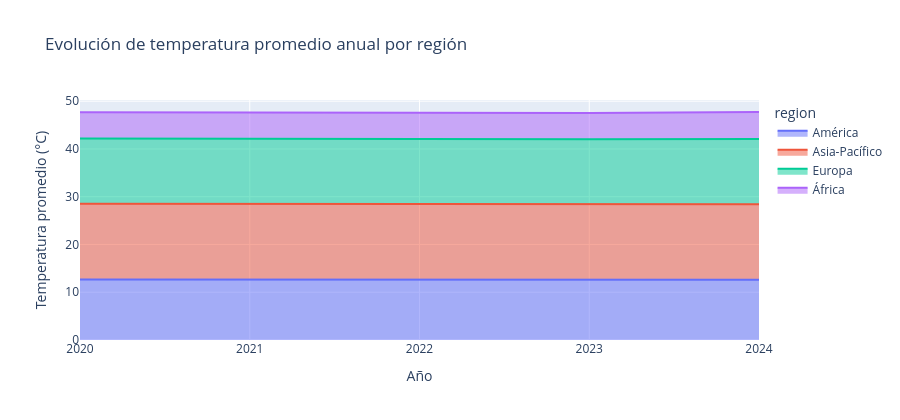

Here is the notebook cell this chart was saved with:
### Code cell
temp_region_año = (
    df.groupby(["year","region"])["avg_temperature"]
    .mean().reset_index()
)

fig = px.area(
    temp_region_año, x="year", y="avg_temperature",
    color="region", line_group="region",
    title="Evolución de temperatura promedio anual por región",
    labels={"avg_temperature": "Temperatura promedio (°C)", "year": "Año"},
    height=420
)
fig.update_layout(xaxis=dict(tickmode="linear", dtick=1))
fig.show()

### Figure 1 — Plotly figure (JSON) as saved in the notebook; plotly's stock layout.template omitted (floating-point values rounded to 4 significant figures)
{"data": [{"fillpattern": {"shape": ""}, "hovertemplate": "region=América<br>Año=%{x}<br>Temperatura promedio (°C)=%{y}<extra></extra>", "legendgroup": "América", "line": {"color": "#636efa"}, "marker": {"symbol": "circle"}, "mode": "lines", "name": "América", "orientation": "v", "showlegend": true, "stackgroup": "1", "type": "scatter", "x": [2020, 2021, 2022, 2023, 2024], "xaxis": "x", "y": [12.69, 12.68, 12.59, 12.63, 12.63], "yaxis": "y"}, {"fillpattern": {"shape": ""}, "hovertemplate": "region=Asia-Pacífico<br>Año=%{x}<br>Temperatura promedio (°C)=%{y}<extra></extra>", "legendgroup": "Asia-Pacífico", "line": {"color": "#EF553B"}, "marker": {"symbol": "circle"}, "mode": "lines", "name": "Asia-Pacífico", "orientation": "v", "showlegend": true, "stackgroup": "1", "type": "scatter", "x": [2020, 2021, 2022, 2023, 2024], "xaxis": "x", "y": [15.81, 15.82, 15.77, 15.76, 15.77], "yaxis": "y"}, {"fillpattern": {"shape": ""}, "hovertemplate": "region=Europa<br>Año=%{x}<br>Temperatura promedio (°C)=%{y}<extra></extra>", "legendgroup": "Europa", "line": {"color": "#00cc96"}, "marker": {"symbol": "circle"}, "mode": "lines", "name": "Europa", "orientation": "v", "showlegend": true, "stackgroup": "1", "type": "scatter", "x": [2020, 2021, 2022, 2023, 2024], "xaxis": "x", "y": [13.68, 13.62, 13.67, 13.63, 13.68], "yaxis": "y"}, {"fillpattern": {"shape": ""}, "hovertemplate": "region=África<br>Año=%{x}<br>Temperatura promedio (°C)=%{y}<extra></extra>", "legendgroup": "África", "line": {"color": "#ab63fa"}, "marker": {"symbol": "circle"}, "mode": "lines", "name": "África", "orientation": "v", "showlegend": true, "stackgroup": "1", "type": "scatter", "x": [2020, 2021, 2022, 2023, 2024], "xaxis": "x", "y": [5.51, 5.548, 5.632, 5.537, 5.649], "yaxis": "y"}], "layout": {"height": 420, "legend": {"title": {"text": "region"}, "tracegroupgap": 0}, "title": {"text": "Evolución de temperatura promedio anual por región"}, "xaxis": {"anchor": "y", "domain": [0, 1], "dtick": 1, "tickmode": "linear", "title": {"text": "Año"}}, "yaxis": {"anchor": "x", "domain": [0, 1], "title": {"text": "Temperatura promedio (°C)"}}}}
